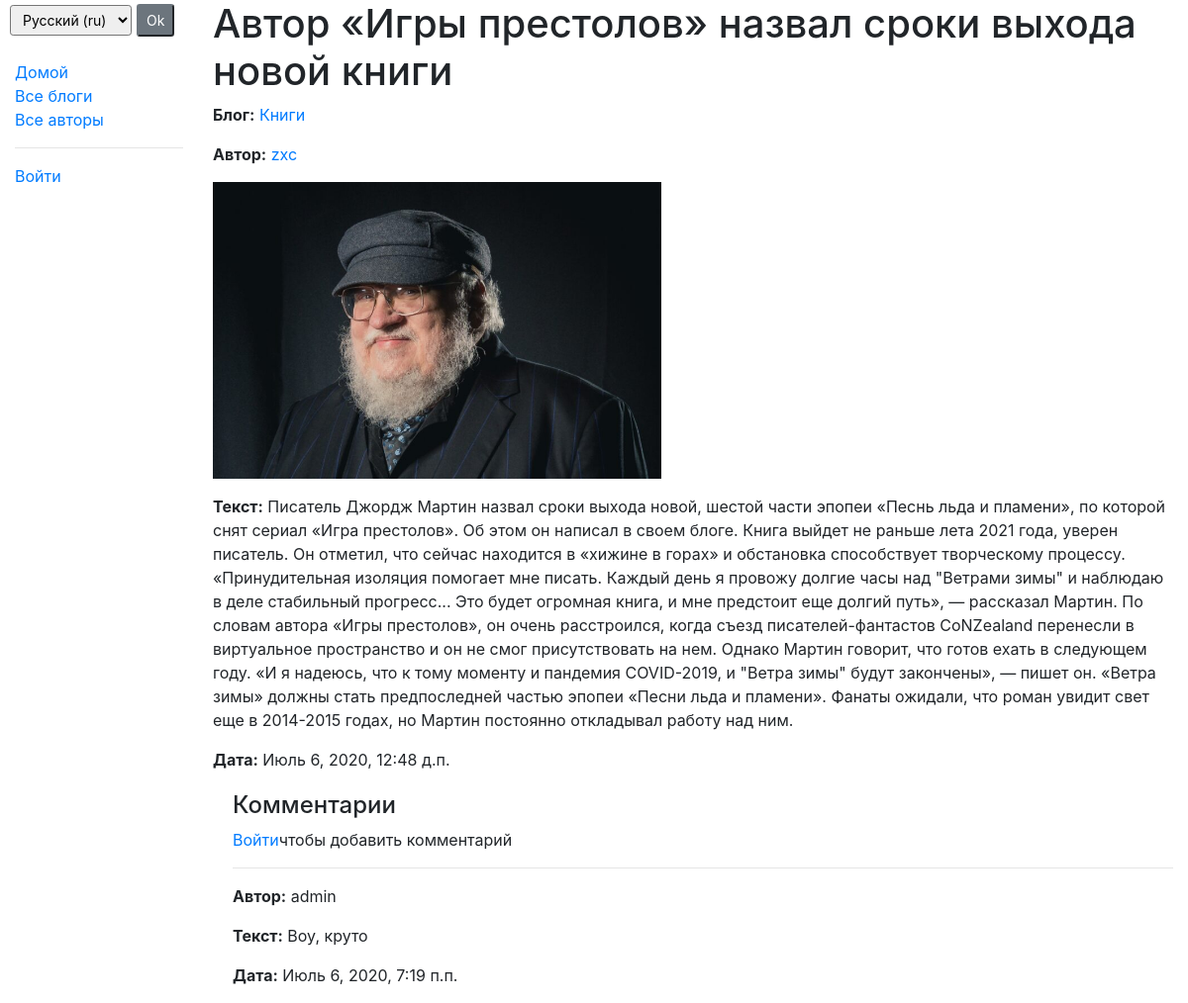
Page /blog/blogs/3/posts/7 on the committed database.
### miniBlog/models.py (models this page shows, shortened)
class BlogMessage(models.Model):
    title = models.CharField(max_length=250, verbose_name='Название')
    create_date = models.DateTimeField(auto_now_add=True)
    text = models.TextField(verbose_name='Описание')
    blog = models.ForeignKey(Blog, on_delete=models.CASCADE, verbose_name='Блог')
    image = models.ImageField(upload_to='image/', null=True)
    class Meta:
        verbose_name = 'Пост'
        verbose_name_plural = 'Посты'
        ordering = ['create_date']

class Blog(models.Model):
    blog_name = models.CharField(max_length=250, verbose_name='Название')
    last_upd_date = models.DateTimeField(auto_now=True)
    blogger = models.ForeignKey(Blogger, on_delete=models.CASCADE, verbose_name='Автор')
    description = models.CharField(max_length=500, verbose_name='Описание', blank=True)
    class Meta:
        verbose_name = 'Блог'
        verbose_name_plural = 'Блоги'
    def get_absolute_url(self):
        return reverse('blog_detail', args=[str(self.id)])

class Blogger(models.Model):
    name = models.CharField(max_length=100, verbose_name='Имя')
    bio = models.TextField(max_length=500, blank=True, default='Нет информации', verbose_name='Общая информация')
    user = models.OneToOneField(User, on_delete=models.CASCADE, verbose_name='Пользователь')
    birth_date = models.DateField(null=True, blank=True, verbose_name='Дата рождения')
    image = models.ImageField(upload_to='image/', default='image/default_pic.png')
    class Meta:
        verbose_name = 'Автор блога'
        verbose_name_plural = 'Авторы'
    def get_absolute_url(self):
        return reverse('blogger', args=[str(self.id)])

class Comment(models.Model):
    create_date = models.DateTimeField(auto_now_add=True)
    text = models.TextField(verbose_name='Текст')
    blog_message = models.ForeignKey(BlogMessage, on_delete=models.CASCADE, verbose_name='Пост')
    author = models.ForeignKey(User, on_delete=models.CASCADE, verbose_name='Автор')
    class Meta:
        verbose_name = 'Комментарий'
        verbose_name_plural = 'Комментарии'
        ordering = ['-create_date']
    def get_short_text(self):
        return self.text[:150] + '...' if len(self.text) > 150 else self.text
    get_short_text.verbose_name = 'Текст'

### miniBlog/views.py (the view)
# urls.py: path('blogs/<int:blog_id>/posts/<int:pk>', views.BlogMessageDetailView.as_view(), name='message_detail'),
class BlogMessageDetailView(generic.DetailView):
    model = BlogMessage

### miniBlog/templates/miniBlog/blogmessage_detail.html
{% extends "base_site.html" %}
{% load i18n %}
{% block content %}
  <h1>{{ blogmessage.title }}</h1>
  <p><strong>{% trans 'Blog' %}:</strong> <a href="{{ blogmessage.blog.get_absolute_url }}">{{ blogmessage.blog.blog_name }}</a></p>
  <p><strong>{% trans 'Author' %}:</strong> <a href="{{ blogmessage.blog.blogger.get_absolute_url}}">
    {{ blogmessage.blog.blogger.user.username }}</a></p>
    {% if blogmessage.image %}
        <p><img src="{{ blogmessage.image.url }}" height="300" /></p>
    {% else %}
       <p></p>
    {% endif %}
  <p><strong>{% trans 'Text' %}:</strong> {{ blogmessage.text }}</p>
  <p><strong>{% trans 'Date' %}:</strong> {{ blogmessage.create_date }}</p>
  <div style="margin-left:20px;margin-top:20px">
    <h4>{% trans 'Comments' %}</h4>
    {% if user.is_authenticated %}
        <p><a href="{% url 'new_comment' blogmessage.blog.id blogmessage.id %}">{% trans 'AddNewComment' %}</a></p>
    {% else %}
      <p><a href="{% url 'login'%}?next={{request.path}}">{% trans 'Login' %}</a>{% trans 'toAddComment' %}</p>
    {% endif %}
    {% for comment in blogmessage.comment_set.all %}
    <hr>
    <p><strong>{% trans 'Author' %}:</strong> {{comment.author.username}}</p>
    <p><strong>{% trans 'Text' %}:</strong> {{comment.text}}</p>
    <p><strong>{% trans 'Date' %}:</strong> {{comment.create_date}}</p>
    {% endfor %}
  </div>
{% endblock %}

### rows in the picture
BlogMessage: title "Автор «Игры престолов» назвал сроки выхода новой книги", blog.blog_name "Книги", blog.blogger.user.username "zxc", image (picture), text "Писатель Джордж Мартин назвал сроки выхода новой, шестой части эпопеи «Песнь льда и пламени», по которой снят сериал «Игра престолов». Об этом он написал в своем блоге. Книга выйдет не раньше лета 2021 года, уверен писатель. Он отметил, что сейчас находится в «хижине в горах» и обстановка способствует творческому процессу. «Принудительная изоляция помогает мне писать. Каждый день я провожу долгие часы над \"Ветрами зимы\" и наблюдаю в деле стабильный прогресс... Это будет огромная книга, и мне предстоит еще долгий путь», — рассказал Мартин. По словам автора «Игры престолов», он очень расстроился, когда съезд писателей-фантастов CoNZealand перенесли в виртуальное пространство и он не смог…", create_date "Июль 6, 2020, 12:48 д.п."
Comment: author.username "admin", text "Воу, круто", create_date "Июль 6, 2020, 7:19 п.п."

### other values in the picture
form field language "Русский (ru)"
